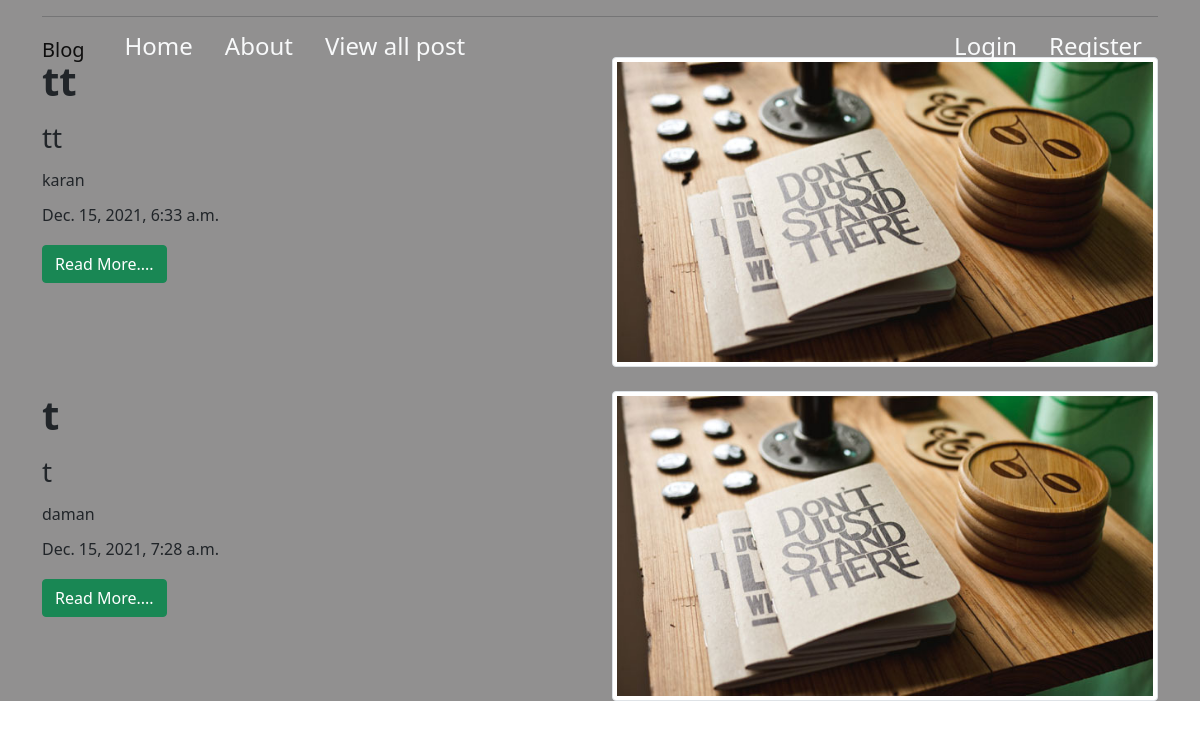
Before: //allpost with the older database file.
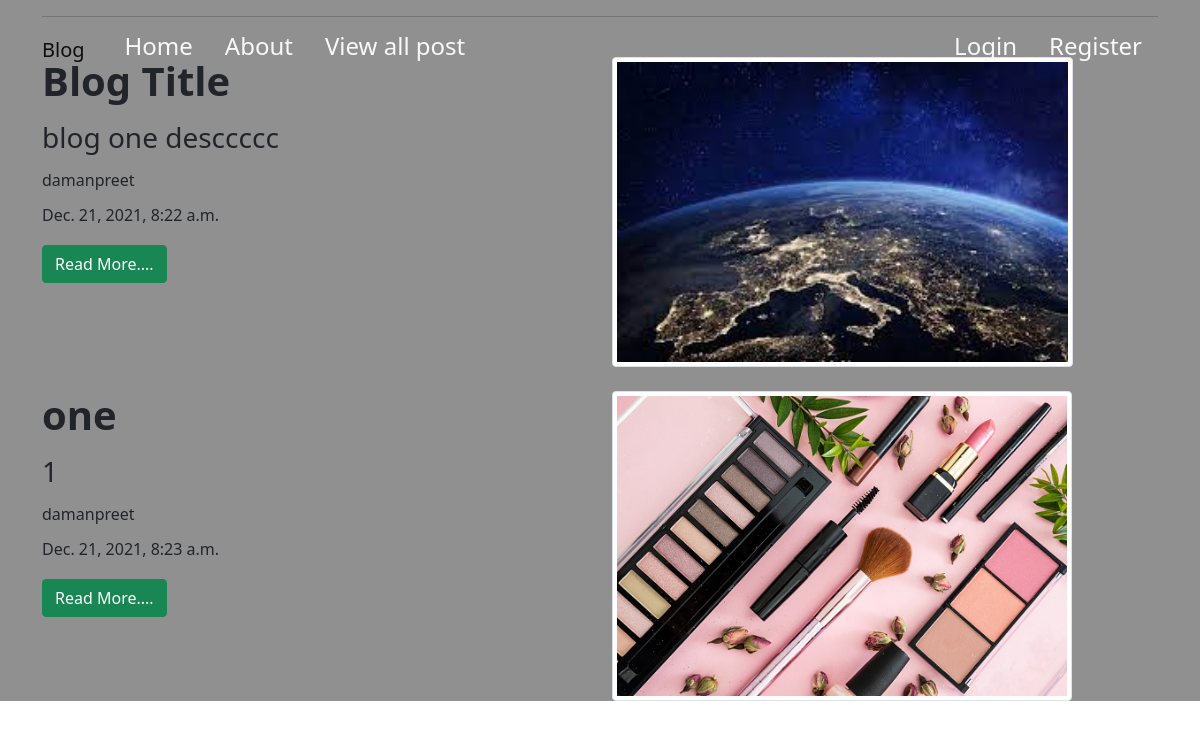
After: the same page with the newer database file.
### myapp/models.py (models this page shows)
class Post(models.Model):
    title=models.CharField(max_length=50)
    desc=models.TextField()
    date_posted=models.DateTimeField(default=timezone.now)
    author=models.ForeignKey(User,on_delete=CASCADE)
    image=models.ImageField(upload_to='images',blank=True,null=True)
    def __str__(self):
        return self.title

### myapp/views.py (the view)
# urls.py: path('/allpost', allpost, name='allpost'),
def allpost(request):
    if request.method=="POST":
        pass
    p=Post.objects.all()
    print(p)
    return render(request,'allpost.html',locals())

### MyBlog/templates/allpost.html (shortened to what this page needs)
{% extends "header.html"%}
{%block content%}
<section class=""  style="background-color: #919090;">
  <div class="container">
    <div class="row ">
      <div class="col-md-12 text-center">
       <hr> </hr>
      </div>
    </div>
    {% for i in p%}
      <div class="row mt-4">
        <div class="col-md-6">
          <h1 class="text-dark fw-bold ">{{i.title}}</h1>
          <h3 class="text-dark my-1 mt-3">{{i.desc}}</h3>
          <h6 class="text-dark my-1 mt-3">{{i.author}}</h6>
          <h6 class="text-dark my-1 mt-3">{{i.date_posted}}</h6>
          <a href="{% url 'viewpost' i.id  %}" class="btn btn-success mt-3">Read More....</a>
        </div>
        <div class="col-md-6">
          <a href="{% url 'viewpost' i.id  %}">
          <img src="{{i.image.url}}" class="text-center img-fluid img-thumbnail  rounded" alt="..." style="height: 310px">
        </a>
        </div>
      </div>
      {% endfor %}
    </div>
  </section>
{%endblock%}

### MyBlog/templates/header.html (shortened to what this page needs)
{% load static %}
<!DOCTYPE html>
<html lang="en">
<head>
    <link href="https://cdn.jsdelivr.net/npm/bootstrap@5.1.2/dist/css/bootstrap.min.css" rel="stylesheet">
    <link rel="stylesheet" href="https://cdnjs.cloudflare.com/ajax/libs/toastr.js/latest/toastr.min.css">
    <link type="text/css" href={% static "css/style.css" %} rel="stylesheet">
</head>
<body>
    <section>
        <nav class="navbar navbar-expand-lg fixed-top navbar-light">
            <div class="container">
              <a class="navbar-brand" href="#">Blog</a>
              <div class="collapse navbar-collapse" id="navbarSupportedContent">
                <ul class="navbar-nav me-auto mb-2 mb-lg-0  p-2 fs-3">
                  <li class="nav-item p-2">
                    <a class="nav-link text-light  h4" aria-current="page" href="{% url 'home'  %}">Home</a>
                  </li>
                  <li class="nav-item p-2">
                    <a class="nav-link text-light  h4" aria-current="page" href="#">About</a>
                  </li>
                  <li class="nav-item p-2">
                    <a class="nav-link text-light  h4" href="{% url 'allpost'  %}">View all post</a>
                  </li>
                </ul>
                <ul class="nav navbar-nav navbar-right">
                    {% if request.user.is_authenticated %}
                    <li class="nav-item p-2">
                        <a class="nav-link text-light h4" aria-current="page" href="{% url 'logout'  %}">Logout</a>
                      </li>
                      <li class="nav-item p-2">
                        <a class="nav-link text-light  h4" href="{% url 'addpost'  %}">Add Post</a>
                      </li>
                      {%else%}
                    <li class="nav-item p-2">
                        <a class="nav-link text-light  h4" href="{% url 'login'  %}">Login</a>
                      </li>
                    <li class="nav-item p-2">
                    <a class="nav-link text-light  h4" href="{% url 'register'  %}">Register</a>
                </li>
                {%endif%}
                  </ul>
              </div>
            </div>
          </nav>
        </section>
        {% block content%}
        {% endblock %}
</body>
</html>

Changed rows visible on the page:
removed Post: title "tt", desc "tt", author "karan", date_posted "Dec. 15, 2021, 6:33 a.m.", image (picture)
removed Post: title "t", desc "t", author "daman", date_posted "Dec. 15, 2021, 7:28 a.m.", image (picture)
added Post: title "Blog Title", desc "blog one desccccc", author "damanpreet", date_posted "Dec. 21, 2021, 8:22 a.m.", image (picture)
added Post: title "one", desc "1", author "damanpreet", date_posted "Dec. 21, 2021, 8:23 a.m.", image (picture)
